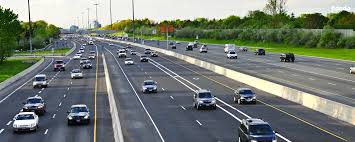
#> input picture pictures/highway.jpeg, 355 x 142 px, found by its file name
$ python reducing_noise.py
#> lines starting #> are read from the running program, lines starting #| are printed output that depends on the picture; after the words box and inside, x2 and y2 are one past the last pixel; in counts of white or black regions, pixels touching at a corner belong together
import cv2
import os
import numpy as np

try:
    image_path = '/home/aynur/Desktop/opencv_python/pictures/highway.jpeg'

    if not os.path.exists(image_path):
        raise FileNotFoundError("Image file does not exist!")

    image = cv2.imread(image_path)
#> image is the input picture: shape (142, 355, 3); mean B, G, R 116.2, 123.6, 115.9

    if image is None:
        raise ValueError("Failed to load the image. The format may be unsupported or the file may be corrupted.")

    # Background subtractor yaratmaq
    backSub = cv2.createBackgroundSubtractorMOG2()

    # Şəkli grayscale formatına çevirmək
    gray = cv2.cvtColor(image, cv2.COLOR_BGR2GRAY)
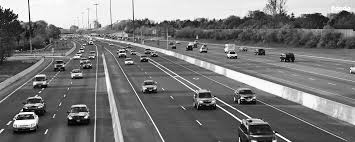
#> gray: shape (142, 355); min 0, max 255, mean 120.5

    # Background subtraction tətbiq etmək
    fg_mask = backSub.apply(gray)
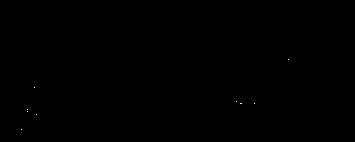
#> fg_mask: shape (142, 355); values 127 (black) and 255 (white), 0.02% white in thin lines or dots, all inside (x1, y1, x2, y2) = (21, 59, 289, 130)

    # Hərəkətli obyektləri ayırmaq üçün maska ilə şəkli məhdudlaşdırırıq
    fg_objects = cv2.bitwise_and(image, image, mask=fg_mask)

    # Son nəticəni göstərmək
    cv2.imshow('Foreground Objects', fg_objects)

    while True:
        key = cv2.waitKey(100) & 0xFF
#> (key q is pressed here)
        if key == ord('q') or key == 27:
            print("Exiting...")
            break

except FileNotFoundError as fnf:
    print(f"Error: {fnf}")
except ValueError as ve:
    print(f"Image loading error: {ve}")
except KeyboardInterrupt:
    print("Exited using Ctrl + C.")
finally:
    cv2.destroyAllWindows()

$ run again, with pictures/baku.jpeg copied over pictures/highway.jpeg
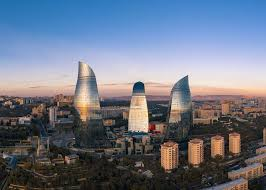
#> input picture pictures/baku.jpeg, 266 x 190 px, found by its file name
#> image is the input picture: shape (190, 266, 3); mean B, G, R 133.1, 117.1, 109.3
#> `gray = cv2.cvtColor(image, cv2.COLOR_BGR2GRAY)`:
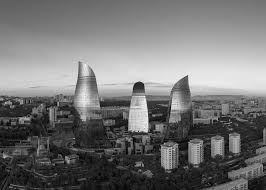
#> gray: shape (190, 266); min 0, max 245, mean 116.6
#> fg_mask: shape (190, 266); values 127 (black) and 255 (white), 0.01% white in thin lines or dots, all inside (x1, y1, x2, y2) = (17, 141, 176, 184)

$ run again, with pictures/messi.jpeg copied over pictures/highway.jpeg
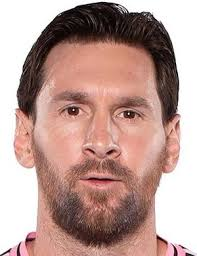
#> input picture pictures/messi.jpeg, 197 x 256 px, found by its file name
#> image is the input picture: shape (256, 197, 3); mean B, G, R 148.4, 155.5, 187.3
#> `gray = cv2.cvtColor(image, cv2.COLOR_BGR2GRAY)`:
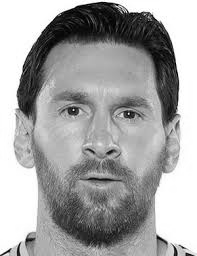
#> gray: shape (256, 197); min 0, max 255, mean 164.2
#> fg_mask: shape (256, 197); values 127 (black) and 255 (white), 0.02% white in thin lines or dots, all inside (x1, y1, x2, y2) = (44, 2, 178, 76)
